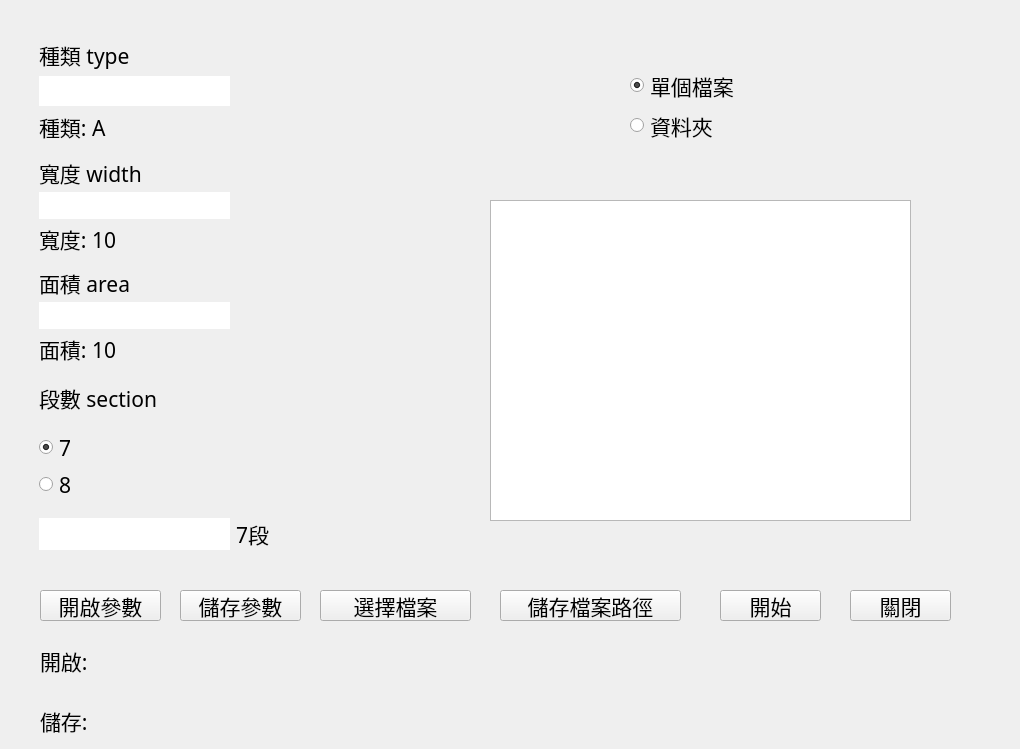
<?xml version="1.0" encoding="UTF-8"?>
<ui version="4.0">
 <class>MainWindow</class>
 <widget class="QWidget" name="MainWindow">
  <property name="enabled">
   <bool>true</bool>
  </property>
  <property name="geometry">
   <rect>
    <x>0</x>
    <y>0</y>
    <width>1020</width>
    <height>749</height>
   </rect>
  </property>
  <property name="focusPolicy">
   <enum>Qt::ClickFocus</enum>
  </property>
  <property name="windowTitle">
   <string>空氣導管X光硬焊瑕疵辨識系統</string>
  </property>
  <property name="layoutDirection">
   <enum>Qt::LeftToRight</enum>
  </property>
  <widget class="QPushButton" name="Save_result_path_Button">
   <property name="geometry">
    <rect>
     <x>500</x>
     <y>590</y>
     <width>181</width>
     <height>31</height>
    </rect>
   </property>
   <property name="font">
    <font>
     <family>微軟正黑體</family>
     <pointsize>16</pointsize>
    </font>
   </property>
   <property name="text">
    <string>儲存檔案路徑</string>
   </property>
  </widget>
  <widget class="QPushButton" name="Save_xml_Button">
   <property name="geometry">
    <rect>
     <x>180</x>
     <y>590</y>
     <width>121</width>
     <height>31</height>
    </rect>
   </property>
   <property name="font">
    <font>
     <family>微軟正黑體</family>
     <pointsize>16</pointsize>
    </font>
   </property>
   <property name="text">
    <string>儲存參數</string>
   </property>
  </widget>
  <widget class="QPushButton" name="Open_xml_Button">
   <property name="geometry">
    <rect>
     <x>40</x>
     <y>590</y>
     <width>121</width>
     <height>31</height>
    </rect>
   </property>
   <property name="font">
    <font>
     <family>微軟正黑體</family>
     <pointsize>16</pointsize>
    </font>
   </property>
   <property name="text">
    <string>開啟參數</string>
   </property>
  </widget>
  <widget class="QGroupBox" name="type_of_parts_groupbox">
   <property name="geometry">
    <rect>
     <x>30</x>
     <y>30</y>
     <width>231</width>
     <height>121</height>
    </rect>
   </property>
   <property name="font">
    <font>
     <family>微軟正黑體</family>
     <pointsize>16</pointsize>
    </font>
   </property>
   <property name="styleSheet">
    <string notr="true">border: 0px</string>
   </property>
   <property name="title">
    <string/>
   </property>
   <layout class="QVBoxLayout" name="verticalLayout">
    <item>
     <widget class="QLabel" name="type_of_parts_label">
      <property name="font">
       <font>
        <family>微軟正黑體</family>
        <pointsize>16</pointsize>
       </font>
      </property>
      <property name="text">
       <string>種類 type</string>
      </property>
     </widget>
    </item>
    <item>
     <widget class="QLineEdit" name="type_of_parts_input">
      <property name="sizePolicy">
       <sizepolicy hsizetype="Fixed" vsizetype="Fixed">
        <horstretch>0</horstretch>
        <verstretch>0</verstretch>
       </sizepolicy>
      </property>
      <property name="font">
       <font>
        <family>微軟正黑體</family>
        <pointsize>16</pointsize>
       </font>
      </property>
      <property name="text">
       <string/>
      </property>
      <property name="frame">
       <bool>true</bool>
      </property>
     </widget>
    </item>
    <item>
     <widget class="QLabel" name="type_display">
      <property name="font">
       <font>
        <family>微軟正黑體</family>
        <pointsize>16</pointsize>
       </font>
      </property>
      <property name="text">
       <string>種類: A</string>
      </property>
     </widget>
    </item>
   </layout>
  </widget>
  <widget class="QGroupBox" name="width_of_column_groupbox">
   <property name="geometry">
    <rect>
     <x>30</x>
     <y>150</y>
     <width>231</width>
     <height>111</height>
    </rect>
   </property>
   <property name="font">
    <font>
     <family>微軟正黑體</family>
     <pointsize>16</pointsize>
    </font>
   </property>
   <property name="layoutDirection">
    <enum>Qt::LeftToRight</enum>
   </property>
   <property name="styleSheet">
    <string notr="true">border: 0px</string>
   </property>
   <property name="title">
    <string/>
   </property>
   <layout class="QVBoxLayout" name="verticalLayout_2">
    <item>
     <widget class="QLabel" name="width_of_column_label">
      <property name="font">
       <font>
        <family>微軟正黑體</family>
        <pointsize>16</pointsize>
       </font>
      </property>
      <property name="text">
       <string>寬度 width</string>
      </property>
     </widget>
    </item>
    <item>
     <widget class="QLineEdit" name="width_of_column_input">
      <property name="sizePolicy">
       <sizepolicy hsizetype="Fixed" vsizetype="Fixed">
        <horstretch>0</horstretch>
        <verstretch>0</verstretch>
       </sizepolicy>
      </property>
      <property name="font">
       <font>
        <family>微軟正黑體</family>
        <pointsize>16</pointsize>
       </font>
      </property>
      <property name="text">
       <string/>
      </property>
      <property name="frame">
       <bool>false</bool>
      </property>
     </widget>
    </item>
    <item>
     <widget class="QLabel" name="width_of_column_display">
      <property name="font">
       <font>
        <family>微軟正黑體</family>
        <pointsize>16</pointsize>
       </font>
      </property>
      <property name="text">
       <string>寬度: 10</string>
      </property>
     </widget>
    </item>
   </layout>
  </widget>
  <widget class="QGroupBox" name="area_of_column_groupbox">
   <property name="geometry">
    <rect>
     <x>30</x>
     <y>260</y>
     <width>231</width>
     <height>111</height>
    </rect>
   </property>
   <property name="font">
    <font>
     <family>微軟正黑體</family>
     <pointsize>16</pointsize>
    </font>
   </property>
   <property name="layoutDirection">
    <enum>Qt::LeftToRight</enum>
   </property>
   <property name="styleSheet">
    <string notr="true">border: 0px</string>
   </property>
   <property name="title">
    <string/>
   </property>
   <layout class="QVBoxLayout" name="verticalLayout_3">
    <item>
     <widget class="QLabel" name="area_of_column_label">
      <property name="font">
       <font>
        <family>微軟正黑體</family>
        <pointsize>16</pointsize>
       </font>
      </property>
      <property name="text">
       <string>面積 area</string>
      </property>
     </widget>
    </item>
    <item>
     <widget class="QLineEdit" name="area_of_column_input">
      <property name="sizePolicy">
       <sizepolicy hsizetype="Fixed" vsizetype="Fixed">
        <horstretch>0</horstretch>
        <verstretch>0</verstretch>
       </sizepolicy>
      </property>
      <property name="font">
       <font>
        <family>微軟正黑體</family>
        <pointsize>16</pointsize>
       </font>
      </property>
      <property name="text">
       <string/>
      </property>
      <property name="frame">
       <bool>false</bool>
      </property>
     </widget>
    </item>
    <item>
     <widget class="QLabel" name="area_of_column_display">
      <property name="font">
       <font>
        <family>微軟正黑體</family>
        <pointsize>16</pointsize>
       </font>
      </property>
      <property name="text">
       <string>面積: 10</string>
      </property>
     </widget>
    </item>
   </layout>
  </widget>
  <widget class="QGroupBox" name="number_of_section_group">
   <property name="geometry">
    <rect>
     <x>30</x>
     <y>360</y>
     <width>321</width>
     <height>211</height>
    </rect>
   </property>
   <property name="font">
    <font>
     <family>微軟正黑體</family>
     <pointsize>16</pointsize>
    </font>
   </property>
   <property name="styleSheet">
    <string notr="true">border: 0px</string>
   </property>
   <property name="title">
    <string/>
   </property>
   <layout class="QVBoxLayout" name="verticalLayout_4">
    <item>
     <widget class="QLabel" name="number_of_section_label">
      <property name="font">
       <font>
        <family>微軟正黑體</family>
        <pointsize>16</pointsize>
       </font>
      </property>
      <property name="text">
       <string>段數 section</string>
      </property>
     </widget>
    </item>
    <item>
     <widget class="QRadioButton" name="section7_radiobutton">
      <property name="font">
       <font>
        <family>微軟正黑體</family>
        <pointsize>16</pointsize>
       </font>
      </property>
      <property name="text">
       <string>7</string>
      </property>
      <property name="checked">
       <bool>true</bool>
      </property>
     </widget>
    </item>
    <item>
     <widget class="QRadioButton" name="section8_radiobutton">
      <property name="font">
       <font>
        <family>微軟正黑體</family>
        <pointsize>16</pointsize>
       </font>
      </property>
      <property name="text">
       <string>8</string>
      </property>
     </widget>
    </item>
    <item>
     <widget class="QGroupBox" name="groupBox_2">
      <property name="sizePolicy">
       <sizepolicy hsizetype="Preferred" vsizetype="Preferred">
        <horstretch>0</horstretch>
        <verstretch>0</verstretch>
       </sizepolicy>
      </property>
      <property name="font">
       <font>
        <family>微軟正黑體</family>
        <pointsize>16</pointsize>
       </font>
      </property>
      <property name="title">
       <string/>
      </property>
      <property name="checkable">
       <bool>false</bool>
      </property>
      <layout class="QHBoxLayout" name="horizontalLayout">
       <property name="leftMargin">
        <number>0</number>
       </property>
       <item>
        <widget class="QLineEdit" name="number_of_section_input">
         <property name="sizePolicy">
          <sizepolicy hsizetype="Fixed" vsizetype="Fixed">
           <horstretch>0</horstretch>
           <verstretch>0</verstretch>
          </sizepolicy>
         </property>
         <property name="font">
          <font>
           <family>微軟正黑體</family>
           <pointsize>16</pointsize>
          </font>
         </property>
         <property name="text">
          <string/>
         </property>
        </widget>
       </item>
       <item>
        <widget class="QLabel" name="number_of_section_display">
         <property name="font">
          <font>
           <family>微軟正黑體</family>
           <pointsize>16</pointsize>
          </font>
         </property>
         <property name="text">
          <string>7段</string>
         </property>
        </widget>
       </item>
      </layout>
     </widget>
    </item>
   </layout>
  </widget>
  <widget class="QLabel" name="Open_file_path_label">
   <property name="geometry">
    <rect>
     <x>40</x>
     <y>640</y>
     <width>971</width>
     <height>41</height>
    </rect>
   </property>
   <property name="font">
    <font>
     <family>微軟正黑體</family>
     <pointsize>16</pointsize>
    </font>
   </property>
   <property name="text">
    <string>開啟:</string>
   </property>
  </widget>
  <widget class="QPushButton" name="Start_Button">
   <property name="geometry">
    <rect>
     <x>720</x>
     <y>590</y>
     <width>101</width>
     <height>31</height>
    </rect>
   </property>
   <property name="font">
    <font>
     <family>微軟正黑體</family>
     <pointsize>16</pointsize>
    </font>
   </property>
   <property name="text">
    <string>開始</string>
   </property>
  </widget>
  <widget class="QPushButton" name="Cancel_Button">
   <property name="geometry">
    <rect>
     <x>850</x>
     <y>590</y>
     <width>101</width>
     <height>31</height>
    </rect>
   </property>
   <property name="font">
    <font>
     <family>微軟正黑體</family>
     <pointsize>16</pointsize>
    </font>
   </property>
   <property name="text">
    <string>關閉</string>
   </property>
  </widget>
  <widget class="QListWidget" name="File_list">
   <property name="geometry">
    <rect>
     <x>490</x>
     <y>200</y>
     <width>421</width>
     <height>321</height>
    </rect>
   </property>
   <property name="font">
    <font>
     <family>微軟正黑體</family>
     <pointsize>16</pointsize>
    </font>
   </property>
  </widget>
  <widget class="QLabel" name="Save_result_path_label">
   <property name="geometry">
    <rect>
     <x>40</x>
     <y>700</y>
     <width>971</width>
     <height>41</height>
    </rect>
   </property>
   <property name="font">
    <font>
     <family>微軟正黑體</family>
     <pointsize>16</pointsize>
    </font>
   </property>
   <property name="text">
    <string>儲存:</string>
   </property>
  </widget>
  <widget class="QPushButton" name="Choose_file_or_path_Button">
   <property name="geometry">
    <rect>
     <x>320</x>
     <y>590</y>
     <width>151</width>
     <height>31</height>
    </rect>
   </property>
   <property name="font">
    <font>
     <family>微軟正黑體</family>
     <pointsize>16</pointsize>
    </font>
   </property>
   <property name="text">
    <string>選擇檔案</string>
   </property>
  </widget>
  <widget class="QGroupBox" name="file_or_path_mode_groupbox">
   <property name="geometry">
    <rect>
     <x>620</x>
     <y>60</y>
     <width>161</width>
     <height>111</height>
    </rect>
   </property>
   <property name="font">
    <font>
     <family>微軟正黑體</family>
     <pointsize>16</pointsize>
    </font>
   </property>
   <property name="styleSheet">
    <string notr="true">border: 0px</string>
   </property>
   <property name="title">
    <string/>
   </property>
   <widget class="QRadioButton" name="Filemode">
    <property name="geometry">
     <rect>
      <x>10</x>
      <y>10</y>
      <width>151</width>
      <height>31</height>
     </rect>
    </property>
    <property name="font">
     <font>
      <family>微軟正黑體</family>
      <pointsize>16</pointsize>
     </font>
    </property>
    <property name="text">
     <string>單個檔案</string>
    </property>
    <property name="checked">
     <bool>true</bool>
    </property>
   </widget>
   <widget class="QRadioButton" name="Pathmode">
    <property name="geometry">
     <rect>
      <x>10</x>
      <y>50</y>
      <width>151</width>
      <height>31</height>
     </rect>
    </property>
    <property name="font">
     <font>
      <family>微軟正黑體</family>
      <pointsize>16</pointsize>
     </font>
    </property>
    <property name="text">
     <string>資料夾</string>
    </property>
   </widget>
  </widget>
 </widget>
 <resources/>
 <connections/>
</ui>
